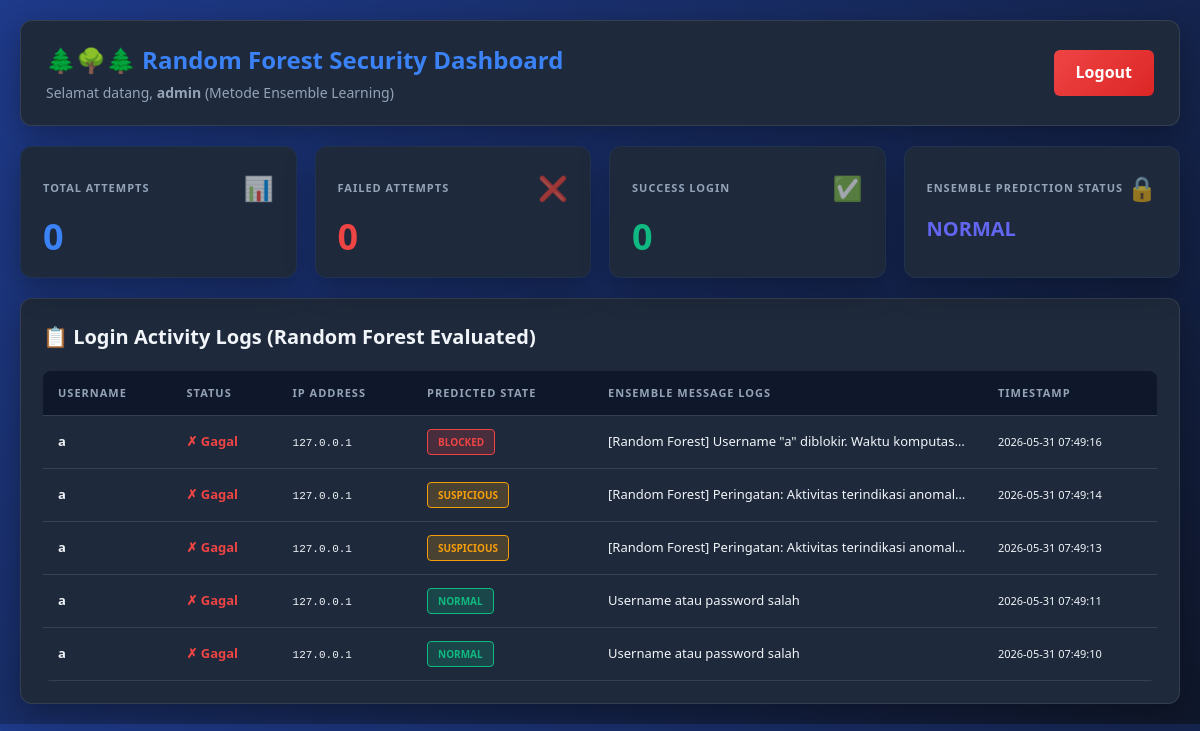
The page /dashboard (signed in) on the database as committed earlier.
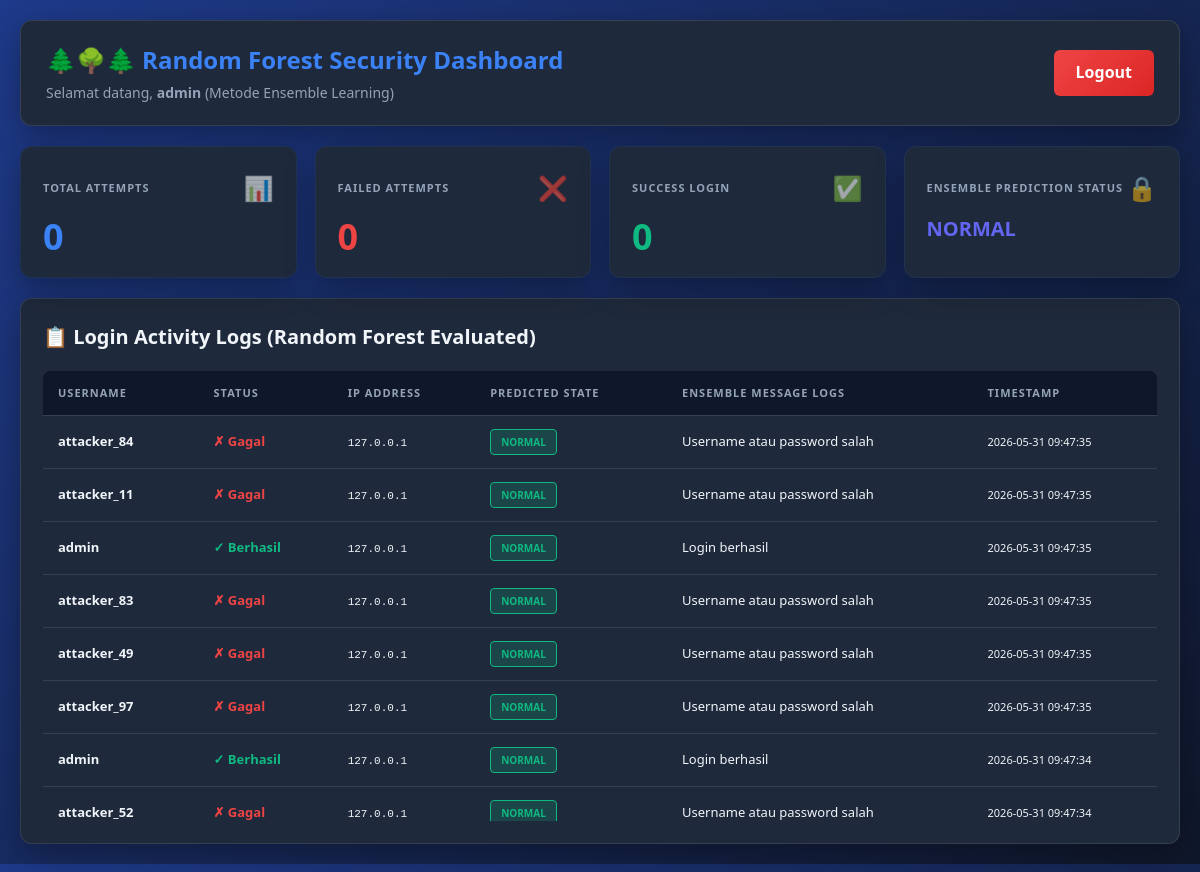
The same page on the database as committed later.
### tables this page shows
CREATE TABLE login_logs (
                id INTEGER PRIMARY KEY AUTOINCREMENT,
                username TEXT NOT NULL,
                success BOOLEAN NOT NULL,
                ip_address TEXT,
                state TEXT NOT NULL,
                message TEXT,
                timestamp TIMESTAMP DEFAULT CURRENT_TIMESTAMP
            );

### app.py (the view)
@app.route('/dashboard')
def dashboard():
    if 'username' not in session:
        return redirect(url_for('login'))
    username = session['username']
    ip_address = request.remote_addr
    stats = rf_detector.get_statistics(username=username, ip_address=ip_address)
    detailed_stats = rf_detector.get_detailed_stats()
    logs = db.get_login_logs(limit=50)
    return render_template('dashboard.html',
                           username=username,
                           stats=stats,
                           detailed_stats=detailed_stats,
                           logs=logs)

### database.py (called while the page is built)
    def get_login_logs(self, limit=100):
        conn = sqlite3.connect(self.db_name)
        cursor = conn.cursor()
        cursor.execute('''
            SELECT username, success, ip_address, state, message, timestamp
            FROM login_logs
            ORDER BY timestamp DESC
            LIMIT ?
        ''', (limit,))
        logs = cursor.fetchall()
        conn.close()
        return logs

### rf_detector.py (called while the page is built)
    def get_statistics(self, username=None, ip_address=None):
        return {
            'total_attempts': 0, 'failed_attempts': 0, 'successful_attempts': 0,
            'current_state': 'normal', 'tracking': 'Random Forest Classifier'
        }

    def get_detailed_stats(self):
        return {'total_tracked_usernames': len(self.username_attempts)}

### templates/dashboard.html (shortened to what this page needs)
<!doctype html>
<html lang="id">
  <head>
    <link
      rel="stylesheet"
      href="{{ url_for('static', filename='css/style.css') }}"
    />
  </head>
  <body class="dashboard-body">
    <div class="dashboard-container">
      <div class="dashboard-header">
        <div class="header-content">
          <h1>🌲🌳🌲 Random Forest Security Dashboard</h1>
          <p class="welcome-text">
            Selamat datang, <strong>{{ username }}</strong> (Metode Ensemble
            Learning)
          </p>
        </div>
        <a href="{{ url_for('logout') }}" class="btn-logout">Logout</a>
      </div>
      <div class="stats-grid">
        <div class="stat-card">
          <div class="stat-header">
            <span class="stat-label">Total Attempts</span>
            <span class="stat-icon">📊</span>
          </div>
          <div class="stat-value">{{ stats.total_attempts }}</div>
        </div>
        <div class="stat-card">
          <div class="stat-header">
            <span class="stat-label">Failed Attempts</span>
            <span class="stat-icon">❌</span>
          </div>
          <div class="stat-value" style="color: #ef4444">
            {{ stats.failed_attempts }}
          </div>
        </div>
        <div class="stat-card">
          <div class="stat-header">
            <span class="stat-label">Success Login</span>
            <span class="stat-icon">✅</span>
          </div>
          <div class="stat-value" style="color: #10b981">
            {{ stats.successful_attempts }}
          </div>
        </div>
        <div class="stat-card">
          <div class="stat-header">
            <span class="stat-label">Ensemble Prediction Status</span>
            <span class="stat-icon">🔒</span>
          </div>
          <div
            class="stat-value"
            style="font-size: 20px; text-transform: uppercase; color: #6366f1"
          >
            {{ stats.current_state }}
          </div>
        </div>
      </div>
      <div class="logs-section">
        <h2>📋 Login Activity Logs (Random Forest Evaluated)</h2>
        <div class="table-container">
          <table>
            <thead>
              <tr>
                <th>Username</th>
                <th>Status</th>
                <th>IP Address</th>
                <th>Predicted State</th>
                <th>Ensemble Message Logs</th>
                <th>Timestamp</th>
              </tr>
            </thead>
            <tbody>
              {% for log in logs %}
              <tr>
                <td><strong>{{ log[0] }}</strong></td>
                <td>
                  {% if log[1] %}
                  <span class="status-success">✓ Berhasil</span>
                  {% else %}
                  <span class="status-failed">✗ Gagal</span>
                  {% endif %}
                </td>
                <td><code style="font-size: 11px">{{ log[2] }}</code></td>
                <td>
                  <span class="state-label {{ log[3] }}">{{ log[3] }}</span>
                </td>
                <td
                  style="
                    max-width: 300px;
                    overflow: hidden;
                    text-overflow: ellipsis;
                    white-space: nowrap;
                  "
                >
                  {{ log[4] }}
                </td>
                <td style="font-size: 11px; white-space: nowrap">
                  {{ log[5] }}
                </td>
              </tr>
              {% endfor %}
            </tbody>
          </table>
        </div>
      </div>
    </div>
  </body>
</html>

### static/css/style.css (style rules this page uses)
* { margin: 0; padding: 0; box-sizing: border-box; }
body { font-family: "Segoe UI", Tahoma, Geneva, Verdana, sans-serif; background: linear-gradient( 135deg, #1e3a8a 0%, #0f172a 100% ); color: #f1f5f9; line-height: 1.6; }
.dashboard-body { padding: 20px; }
.dashboard-container { max-width: 1400px; margin: 0 auto; }
.dashboard-header { background: #1e293b; padding: 20px 25px; border-radius: 12px; margin-bottom: 20px; display: flex; justify-content: space-between; align-items: center; border: 1px solid rgba(255, 255, 255, 0.1); box-shadow: 0 10px 30px rgba(0, 0, 0, 0.3); }
.header-content h1 { font-size: 24px; color: #3b82f6; margin-bottom: 3px; font-weight: bold; }
.welcome-text { color: #94a3b8; font-size: 14px; }
.btn-logout { padding: 10px 22px; background: linear-gradient(135deg, #ef4444, #dc2626); border: none; border-radius: 6px; color: white; font-weight: bold; cursor: pointer; text-decoration: none; transition: all 0.3s; display: inline-block; }
.stats-grid { display: grid; grid-template-columns: repeat(4, 1fr); gap: 18px; margin-bottom: 20px; }
.stat-card { background: #1e293b; padding: 22px; border-radius: 12px; border: 1px solid rgba(59, 130, 246, 0.1); box-shadow: 0 10px 30px rgba(0, 0, 0, 0.3); transition: all 0.3s; }
.stat-header { display: flex; justify-content: space-between; align-items: center; margin-bottom: 12px; }
.stat-label { font-size: 11px; color: #94a3b8; text-transform: uppercase; letter-spacing: 1px; font-weight: bold; }
.stat-icon { font-size: 24px; opacity: 0.6; }
.stat-value { font-size: 36px; font-weight: bold; color: #3b82f6; line-height: 1; }
.logs-section { background: #1e293b; padding: 22px; border-radius: 12px; border: 1px solid rgba(255, 255, 255, 0.1); box-shadow: 0 10px 30px rgba(0, 0, 0, 0.3); }
.logs-section h2 { margin-bottom: 18px; font-size: 20px; font-weight: bold; }
.table-container { overflow-x: auto; max-height: 450px; overflow-y: auto; border-radius: 8px; }
table { width: 100%; border-collapse: collapse; }
thead { position: sticky; top: 0; background: #0f172a; z-index: 10; }
th, td { padding: 13px 15px; text-align: left; border-bottom: 1px solid #334155; }
th { color: #94a3b8; font-size: 11px; text-transform: uppercase; font-weight: bold; letter-spacing: 1px; }
td { font-size: 13px; color: #f1f5f9; }
tbody tr { transition: background 0.2s; }
.status-success { color: #10b981; font-weight: bold; }
.status-failed { color: #ef4444; font-weight: bold; }
.state-label { display: inline-block; padding: 4px 10px; border-radius: 4px; font-size: 10px; font-weight: bold; text-transform: uppercase; }
.state-label.normal { background: rgba(16, 185, 129, 0.2); color: #10b981; border: 1px solid #10b981; }

Rows that differ between the two databases and show on the page:
no longer on this page (row unchanged): login_logs: username "a", success "✗ Gagal", ip_address "127.0.0.1", state "BLOCKED", message "[Random Forest] Username \"a\" diblokir. Waktu komputas…", timestamp "2026-05-31 07:49:16"
no longer on this page (row unchanged): login_logs: username "a", success "✗ Gagal", ip_address "127.0.0.1", state "SUSPICIOUS", message "[Random Forest] Peringatan: Aktivitas terindikasi anomal…", timestamp "2026-05-31 07:49:14"
no longer on this page (row unchanged): login_logs: username "a", success "✗ Gagal", ip_address "127.0.0.1", state "SUSPICIOUS", message "[Random Forest] Peringatan: Aktivitas terindikasi anomal…", timestamp "2026-05-31 07:49:13"
no longer on this page (row unchanged): login_logs: username "a", success "✗ Gagal", ip_address "127.0.0.1", state "NORMAL", message "Username atau password salah", timestamp "2026-05-31 07:49:11"
no longer on this page (row unchanged): login_logs: username "a", success "✗ Gagal", ip_address "127.0.0.1", state "NORMAL", message "Username atau password salah", timestamp "2026-05-31 07:49:10"
added login_logs: username "attacker_84", success "✗ Gagal", ip_address "127.0.0.1", state "NORMAL", message "Username atau password salah", timestamp "2026-05-31 09:47:35"
added login_logs: username "attacker_11", success "✗ Gagal", ip_address "127.0.0.1", state "NORMAL", message "Username atau password salah", timestamp "2026-05-31 09:47:35"
added login_logs: username "admin", success "✓ Berhasil", ip_address "127.0.0.1", state "NORMAL", message "Login berhasil", timestamp "2026-05-31 09:47:35"
added login_logs: username "attacker_83", success "✗ Gagal", ip_address "127.0.0.1", state "NORMAL", message "Username atau password salah", timestamp "2026-05-31 09:47:35"
added login_logs: username "attacker_49", success "✗ Gagal", ip_address "127.0.0.1", state "NORMAL", message "Username atau password salah", timestamp "2026-05-31 09:47:35"
added login_logs: username "attacker_97", success "✗ Gagal", ip_address "127.0.0.1", state "NORMAL", message "Username atau password salah", timestamp "2026-05-31 09:47:35"
added login_logs: username "admin", success "✓ Berhasil", ip_address "127.0.0.1", state "NORMAL", message "Login berhasil", timestamp "2026-05-31 09:47:34"
added login_logs: username "attacker_52", success "✗ Gagal", ip_address "127.0.0.1", state "NORMAL", message "Username atau password salah", timestamp "2026-05-31 09:47:34"
